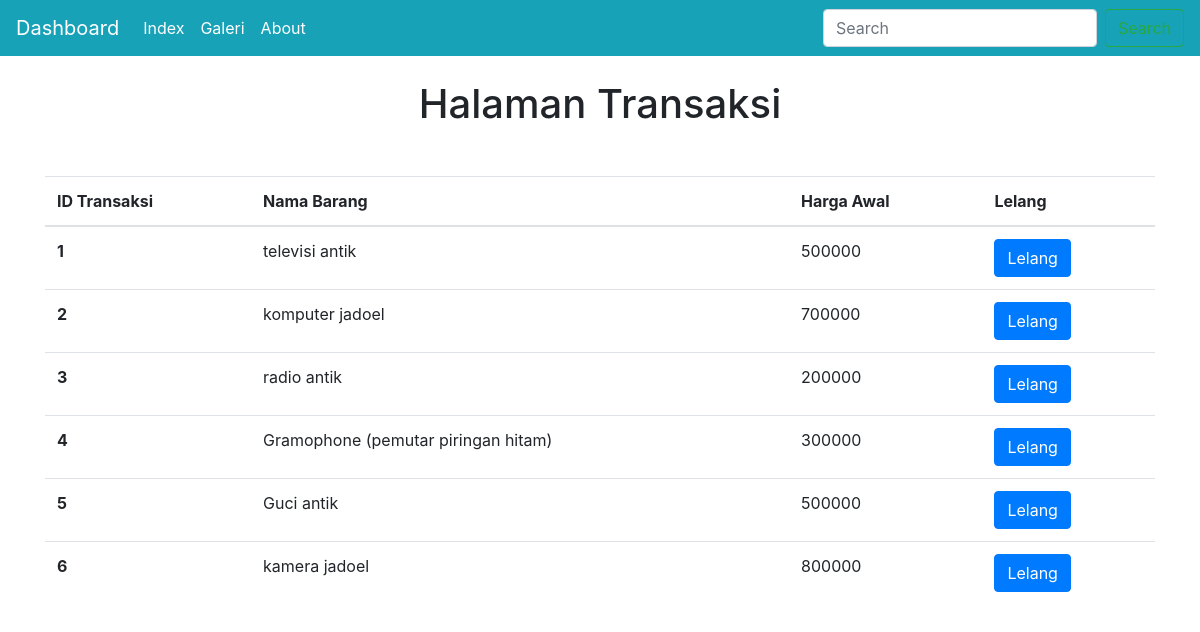
The page /contoh.php on the database its author committed.
### tables this page shows
CREATE TABLE `contoh` (
  `id_transaksi` int(11) NOT NULL,
  `nama_lengkap` varchar(50) NOT NULL,
  `nama_barang` varchar(50) NOT NULL,
  `harga_awal` bigint(15) NOT NULL,
  `harga_tawar` bigint(15) NOT NULL
);

### contoh.php (the view, shortened to what this page needs)
<!DOCTYPE html>
<html>
    <head>
        <link rel="stylesheet" href="bootstrap-4.3.1-dist/css/bootstrap.css">
    </head>
    <body>
    <nav class="navbar navbar-expand-lg navbar-dark bg-info">
            <a class="navbar-brand" href="dashboard.php">Dashboard</a>
            <div class="collapse navbar-collapse" id="navbarSupportedContent">
                <ul class="navbar-nav mr-auto">
                    <li class="nav-item active">
                        <a class="nav-link" href="index.php">Index <span class="sr-only">(current)</span></a>
                    </li>
                    <li class="nav-item active">
                        <a class="nav-link" href="galeri.php">Galeri<span class="sr-only">(current)</span></a>
                    </li>
                    <li class="nav-item active">
                        <a class="nav-link" href="about.php">About<span class="sr-only">(current)</span></a>
                    </li>
                </ul>
                <form class="form-inline my-2 my-lg-0">
                    <input class="form-control mr-sm-2" type="search" placeholder="Search" aria-label="Search">
                    <button class="btn btn-outline-success my-2 my-sm-0" type="submit">Search</button>
                </form>
            </div>
        </nav>
        <br>
    <center><h1>Halaman Transaksi</h1></center>
    <?php
        include "koneksi.php";
        $query = mysqli_query($koneksi,"SELECT * FROM contoh WHERE id_transaksi < 7");
        ?>
        <div class="container mt-5">
        <table class="table">
            <thead>
                <tr>
                    <th scope="col">ID Transaksi</th>
                    <th scope="col">Nama Barang</th>
                    <th scope="col">Harga Awal</th>
                    <th>Lelang</th>
                </tr>
            </thead>
            <tbody>
            <?php while ($hasil= mysqli_fetch_array($query, MYSQLI_ASSOC)): ?>
                    <tr>
                        <th scope="row"><?php echo $hasil['id_transaksi'];?></th>
                        <td><?php echo $hasil['nama_barang'];?></td>
                        <td><?php echo $hasil['harga_awal'];?></td>
                        <td>
                            <a href="form_transaksi.php?id=<?php echo $hasil['id_transaksi']; ?>" class="btn btn-primary">Lelang</a>
                        </td>
                    </tr>
            <?php endwhile; ?>
  </tbody>
</table>
        </div>
</body>
</html>

### rows shown on the page
contoh: id_transaksi "1", nama_barang "televisi antik", harga_awal "500000"
contoh: id_transaksi "2", nama_barang "komputer jadoel", harga_awal "700000"
contoh: id_transaksi "3", nama_barang "radio antik", harga_awal "200000"
contoh: id_transaksi "4", nama_barang "Gramophone (pemutar piringan hitam)", harga_awal "300000"
contoh: id_transaksi "5", nama_barang "Guci antik", harga_awal "500000"
contoh: id_transaksi "6", nama_barang "kamera jadoel", harga_awal "800000"
